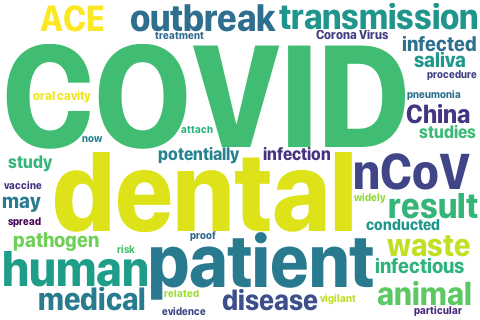

Write the Python code that produced this figure.
#!/usr/bin/env python
# coding: utf-8

# In[1]:


get_ipython().system('pip install requests')
get_ipython().system('pip install BeautifulSoup4')


# In[2]:


import requests
from bs4 import BeautifulSoup


# In[3]:


url = 'https://www.ncbi.nlm.nih.gov/pmc/articles/PMC7186204/'
res = requests.get(url)


# In[4]:


res.text


# In[5]:


soup=BeautifulSoup(res.text,'html.parser')
soup


# In[6]:


print(soup.prettify())


# In[7]:


soup.find_all('p')


# In[8]:


soup.p.text
#タグの除去ができない


# In[11]:


article=soup.find_all('p',attrs={'class':'p'})
article


# In[35]:


for article_1 in article:
    print (article_1.text)


# In[37]:


article_1.text


# In[43]:


article_1 = []
for t in article:
    article_1.append(t.text)


print(article_1) 


# In[44]:


article_1
#以上が本文URLから本文を.textデータで返すもの


# In[47]:


with open('article.txt', 'w') as f:
  print(article_1, file=f)


with open('article.txt') as f:
  print(f.readlines())
#.txtファイルに変換


# In[48]:


from wordcloud import WordCloud

with open('article.txt', 'r') as f:
    text = f.read()
wc = WordCloud(
    width=480, 
    height=320, 
    background_color="white", 
    prefer_horizontal=1.0, 
    min_word_length=3,
    max_words=40,
    font_path='/System/Library/Fonts/SFNSDisplayCondensed-Bold.otf',)
wc.generate(text)
wc.to_file('wc1.png')


# In[51]:


from PIL import Image
wc = Image.open('wc1.png')
wc.show()
#wcを表示


# In[ ]:





# In[ ]:
